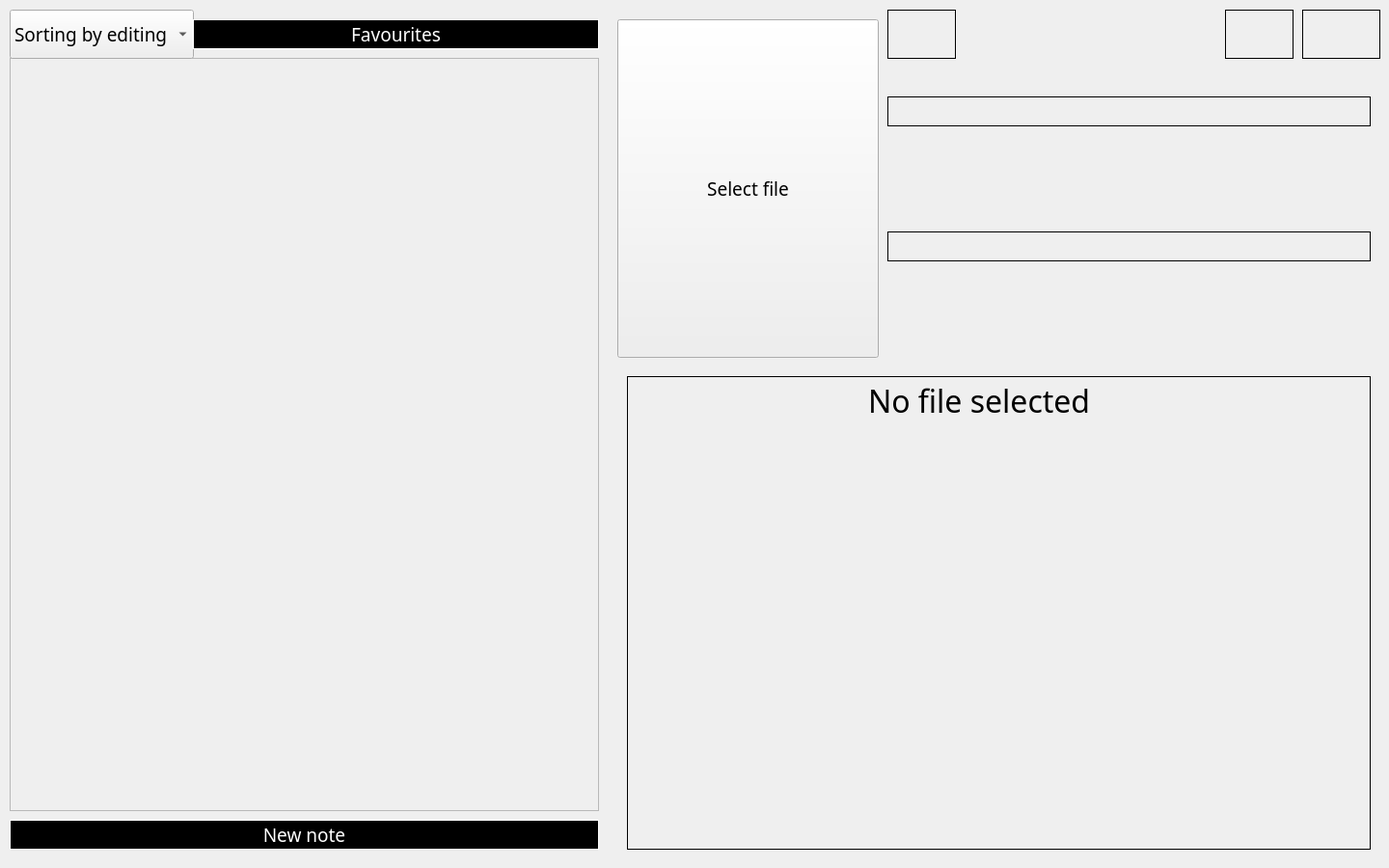
<?xml version="1.0" encoding="UTF-8"?>
<ui version="4.0">
 <class>Form</class>
 <widget class="QWidget" name="Form">
  <property name="geometry">
   <rect>
    <x>0</x>
    <y>0</y>
    <width>1440</width>
    <height>900</height>
   </rect>
  </property>
  <property name="windowTitle">
   <string>Form</string>
  </property>
  <property name="styleSheet">
   <string notr="true"/>
  </property>
  <widget class="QScrollArea" name="scrollArea">
   <property name="geometry">
    <rect>
     <x>10</x>
     <y>60</y>
     <width>611</width>
     <height>781</height>
    </rect>
   </property>
   <property name="font">
    <font>
     <family>PT Mono</family>
     <pointsize>14</pointsize>
    </font>
   </property>
   <property name="styleSheet">
    <string notr="true"/>
   </property>
   <property name="widgetResizable">
    <bool>true</bool>
   </property>
   <property name="alignment">
    <set>Qt::AlignLeading|Qt::AlignLeft|Qt::AlignTop</set>
   </property>
   <widget class="QWidget" name="scrollAreaWidgetContents">
    <property name="geometry">
     <rect>
      <x>0</x>
      <y>0</y>
      <width>609</width>
      <height>779</height>
     </rect>
    </property>
   </widget>
  </widget>
  <widget class="QLabel" name="label">
   <property name="geometry">
    <rect>
     <x>900</x>
     <y>380</y>
     <width>241</width>
     <height>71</height>
    </rect>
   </property>
   <property name="font">
    <font>
     <family>PT Mono</family>
     <pointsize>24</pointsize>
    </font>
   </property>
   <property name="text">
    <string>&lt;html&gt;&lt;head/&gt;&lt;body&gt;&lt;p&gt;No file selected&lt;/p&gt;&lt;/body&gt;&lt;/html&gt;</string>
   </property>
  </widget>
  <widget class="QLineEdit" name="lineEdit">
   <property name="geometry">
    <rect>
     <x>920</x>
     <y>100</y>
     <width>501</width>
     <height>31</height>
    </rect>
   </property>
   <property name="font">
    <font>
     <family>PT Mono</family>
     <pointsize>14</pointsize>
    </font>
   </property>
   <property name="styleSheet">
    <string notr="true">background: rgba(0, 0, 0, 0);
border-style: solid;
border-width: 1px;
border-color: black;</string>
   </property>
   <property name="text">
    <string/>
   </property>
  </widget>
  <widget class="QLineEdit" name="lineEdit_2">
   <property name="geometry">
    <rect>
     <x>920</x>
     <y>240</y>
     <width>501</width>
     <height>31</height>
    </rect>
   </property>
   <property name="font">
    <font>
     <family>PT Mono</family>
     <pointsize>14</pointsize>
    </font>
   </property>
   <property name="styleSheet">
    <string notr="true">background: rgba(0, 0, 0, 0);
border-style: solid;
border-width: 1px;
border-color: black;</string>
   </property>
   <property name="text">
    <string/>
   </property>
  </widget>
  <widget class="QPushButton" name="pushButton_2">
   <property name="geometry">
    <rect>
     <x>1270</x>
     <y>10</y>
     <width>71</width>
     <height>51</height>
    </rect>
   </property>
   <property name="font">
    <font>
     <family>PT Mono</family>
     <pointsize>14</pointsize>
    </font>
   </property>
   <property name="styleSheet">
    <string notr="true">color: #ffffff;
border-color: black;
border-style: solid;
border-width: 1px;
</string>
   </property>
   <property name="text">
    <string/>
   </property>
   <property name="icon">
    <iconset>
     <normaloff>../Downloads/trash-can.png</normaloff>../Downloads/trash-can.png</iconset>
   </property>
   <property name="iconSize">
    <size>
     <width>40</width>
     <height>40</height>
    </size>
   </property>
  </widget>
  <widget class="QPushButton" name="pushButton_3">
   <property name="geometry">
    <rect>
     <x>1350</x>
     <y>10</y>
     <width>81</width>
     <height>51</height>
    </rect>
   </property>
   <property name="font">
    <font>
     <family>PT Mono</family>
     <pointsize>14</pointsize>
    </font>
   </property>
   <property name="styleSheet">
    <string notr="true">color: #ffffff;
border-color: black;
border-style: solid;
border-width: 1px;
</string>
   </property>
   <property name="text">
    <string/>
   </property>
   <property name="icon">
    <iconset>
     <normaloff>../Downloads/free-icon-add-to-favorites-4989206.png</normaloff>../Downloads/free-icon-add-to-favorites-4989206.png</iconset>
   </property>
   <property name="iconSize">
    <size>
     <width>40</width>
     <height>40</height>
    </size>
   </property>
  </widget>
  <widget class="QTextEdit" name="textEdit">
   <property name="geometry">
    <rect>
     <x>650</x>
     <y>390</y>
     <width>771</width>
     <height>491</height>
    </rect>
   </property>
   <property name="font">
    <font>
     <family>PT Mono</family>
     <pointsize>14</pointsize>
    </font>
   </property>
   <property name="styleSheet">
    <string notr="true">background: rgba(0, 0, 0, 0);
border-style: solid;
border-width: 1px;
border-color: black;
</string>
   </property>
   <property name="html">
    <string>&lt;!DOCTYPE HTML PUBLIC &quot;-//W3C//DTD HTML 4.0//EN&quot; &quot;http://www.w3.org/TR/REC-html40/strict.dtd&quot;&gt;
&lt;html&gt;&lt;head&gt;&lt;meta name=&quot;qrichtext&quot; content=&quot;1&quot; /&gt;&lt;style type=&quot;text/css&quot;&gt;
p, li { white-space: pre-wrap; }
&lt;/style&gt;&lt;/head&gt;&lt;body style=&quot; font-family:'PT Mono'; font-size:14pt; font-weight:400; font-style:normal;&quot;&gt;
&lt;p style=&quot;-qt-paragraph-type:empty; margin-top:0px; margin-bottom:0px; margin-left:0px; margin-right:0px; -qt-block-indent:0; text-indent:0px;&quot;&gt;&lt;br /&gt;&lt;/p&gt;&lt;/body&gt;&lt;/html&gt;</string>
   </property>
  </widget>
  <widget class="QPushButton" name="pushButton_4">
   <property name="geometry">
    <rect>
     <x>640</x>
     <y>20</y>
     <width>271</width>
     <height>351</height>
    </rect>
   </property>
   <property name="font">
    <font>
     <family>PT Mono</family>
     <pointsize>14</pointsize>
    </font>
   </property>
   <property name="styleSheet">
    <string notr="true"/>
   </property>
   <property name="text">
    <string>Select file</string>
   </property>
   <property name="iconSize">
    <size>
     <width>256</width>
     <height>331</height>
    </size>
   </property>
  </widget>
  <widget class="QPushButton" name="pushButton">
   <property name="geometry">
    <rect>
     <x>10</x>
     <y>850</y>
     <width>611</width>
     <height>31</height>
    </rect>
   </property>
   <property name="font">
    <font>
     <family>PT Mono</family>
     <pointsize>14</pointsize>
    </font>
   </property>
   <property name="styleSheet">
    <string notr="true">background: black;
color: #ffffff;
border-color: white;
border-style: solid;
border-width: 1px;
</string>
   </property>
   <property name="text">
    <string>New note</string>
   </property>
  </widget>
  <widget class="QPushButton" name="pushButton_5">
   <property name="geometry">
    <rect>
     <x>920</x>
     <y>10</y>
     <width>71</width>
     <height>51</height>
    </rect>
   </property>
   <property name="font">
    <font>
     <family>PT Mono</family>
     <pointsize>14</pointsize>
    </font>
   </property>
   <property name="styleSheet">
    <string notr="true">color: #ffffff;
border-color: black;
border-style: solid;
border-width: 1px;
</string>
   </property>
   <property name="text">
    <string/>
   </property>
   <property name="icon">
    <iconset>
     <normaloff>../Downloads/back.png</normaloff>../Downloads/back.png</iconset>
   </property>
   <property name="iconSize">
    <size>
     <width>40</width>
     <height>40</height>
    </size>
   </property>
  </widget>
  <widget class="QComboBox" name="comboBox">
   <property name="geometry">
    <rect>
     <x>10</x>
     <y>10</y>
     <width>191</width>
     <height>51</height>
    </rect>
   </property>
   <property name="font">
    <font>
     <family>PT Mono</family>
     <pointsize>14</pointsize>
    </font>
   </property>
   <item>
    <property name="text">
     <string>Sorting by editing</string>
    </property>
   </item>
   <item>
    <property name="text">
     <string>Sorting by name</string>
    </property>
   </item>
  </widget>
  <widget class="QPushButton" name="pushButton_6">
   <property name="geometry">
    <rect>
     <x>200</x>
     <y>20</y>
     <width>421</width>
     <height>31</height>
    </rect>
   </property>
   <property name="font">
    <font>
     <family>PT Mono</family>
     <pointsize>14</pointsize>
    </font>
   </property>
   <property name="styleSheet">
    <string notr="true">background: black;
color: #ffffff;
border-color: white;
border-style: solid;
border-width: 1px;
</string>
   </property>
   <property name="text">
    <string>Favourites</string>
   </property>
  </widget>
  <zorder>pushButton_2</zorder>
  <zorder>scrollArea</zorder>
  <zorder>label</zorder>
  <zorder>lineEdit</zorder>
  <zorder>lineEdit_2</zorder>
  <zorder>pushButton_3</zorder>
  <zorder>textEdit</zorder>
  <zorder>pushButton_4</zorder>
  <zorder>pushButton</zorder>
  <zorder>pushButton_5</zorder>
  <zorder>comboBox</zorder>
  <zorder>pushButton_6</zorder>
 </widget>
 <resources/>
 <connections/>
</ui>
